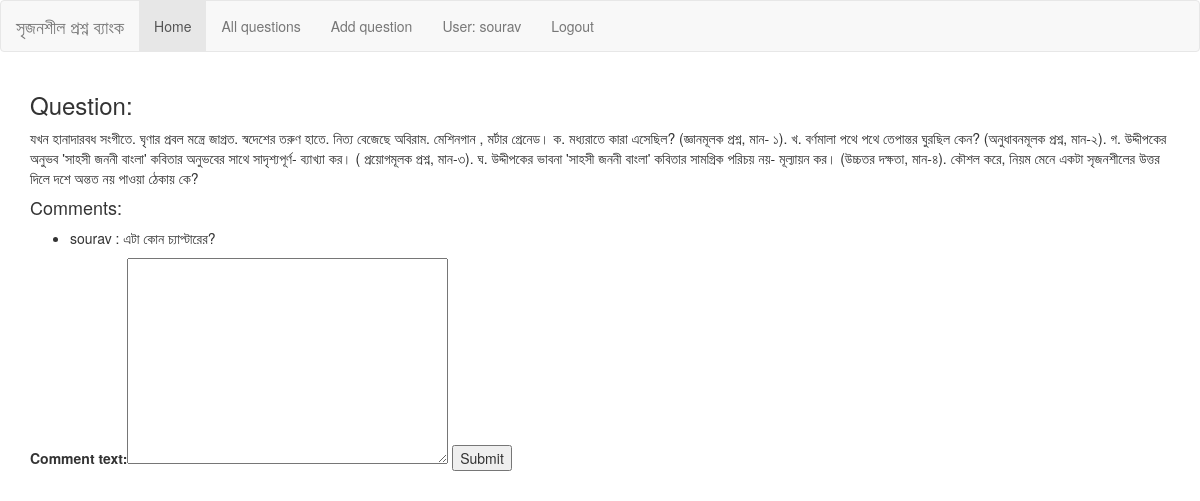
/questions/7/ (signed in), run on the app's committed database.
### add_content/models.py (models this page shows, shortened)
class Question(models.Model):
    question_name = models.TextField(max_length=300, null=True)
    question_text = models.TextField(max_length=3000)
    user = models.ForeignKey(
        settings.AUTH_USER_MODEL,
        on_delete=models.CASCADE,
        null=True,
    )
    pub_date = models.DateTimeField("Date published")
    STATUS_CHOICES = (
        (ACCEPTED, "Accepted"),
        (PENDING, "Pending"),
        (DISCARDED, "Discarded"),
        (OUTDATED, "Outdated"),
        (USED, "Used"),
        (DELETED, "Deleted"),
    )
    status = models.CharField(
        max_length=9,
        choices=STATUS_CHOICES,
        default=PENDING,
        null=True,
    )
    course = models.ForeignKey(
        Course,
        on_delete=models.CASCADE,
        null=True,
    )
    def __str__(self):
        return self.question_text

class Comment(models.Model):
    comment_text = models.TextField(max_length=100)
    question = models.ForeignKey(
        Question,
        on_delete=models.CASCADE,
        null=True,
    )
    user = models.ForeignKey(
        settings.AUTH_USER_MODEL,
        on_delete=models.CASCADE,
        null=True,
    )
    created_date = models.DateTimeField("Date published")

### add_content/views.py (the view)
# urls.py: path('<int:pk>/', views.get_detail_view_with_comment, name='detail'),
@login_required
def get_detail_view_with_comment(request, pk):
    question = get_object_or_404(Question, pk=pk)
    comment_list = Comment.objects.filter(question=question)
    if request.method == "POST":
        form = CommentForm(request.POST)
        if form.is_valid():
            comment_text = form.cleaned_data['comment_text']
            user = request.user
            comment = Comment(
                comment_text=comment_text,
                question=question,
                user=user,
                created_date=timezone.now()
            )
            comment.save()
    else:
        log_table = LogTable(user=request.user,
                             operation="View post " + str(pk),
                             operation_time=timezone.now(),)
        log_table.save()
    new_form = CommentForm()
    return render(request,
                  'add_content/detail.html',
                  {'form': new_form,
                   'question': question,
                   'comment_list': comment_list
                   }
                  )

### add_content/forms.py
class CommentForm(forms.ModelForm):
    class Meta:
        model = Comment
        fields = ('comment_text',)

### add_content/templates/add_content/detail.html (shortened to what this page needs)
{% extends "base_generic.html" %}
{% block content %}
<h3>Question:</h3>
<p>
    {{ question }}
</p>
<h4>Comments:</h4>
{% if comment_list %}
        <ul>
        {% for comment in comment_list %}
            <li>{{ comment.user }} : {{ comment.comment_text }}</li>
        {% endfor %}
        </ul>
    {% endif %}
<form action="." method="post">
    {{ form }}
    <input type="submit" value="Submit" />
</form>
{% endblock %}

### add_content/templates/base_generic.html (shortened to what this page needs)
<!DOCTYPE html>
<html lang="en">
<head>
  <link rel="stylesheet" href="https://maxcdn.bootstrapcdn.com/bootstrap/3.3.7/css/bootstrap.min.css">
  {% load static %}
  <link rel="stylesheet" href="/static/css/styles.css">
</head>
<body>
  {% block navbar %}
  <nav class="navbar navbar-default">
    <div class="container-fluid">
      <div class="navbar-header">
        <a class="navbar-brand" href="#">সৃজনশীল প্রশ্ন ব্যাংক</a>
      </div>
      <ul class="nav navbar-nav">
        <li class="active"><a href="{% url 'questions:index' %}">Home</a></li>
        <li><a href="#">All questions</a></li>
        <li><a href="{% url 'questions:add_question' %}">Add question</a></li>
        {% if user.is_authenticated %}
        <li><a href="{% url 'questions:profile' %}">User: {{ user.get_username }}</a></li>
        <li><a href="{% url 'logout'%}">Logout</a></li>
        {% else %}
        <li><a href="{% url 'login'%}">Login</a></li>
        {% endif %}
      </ul>
    </div>
  </nav>
  {% endblock %}
  <div class="container">
    {% block content %}{% endblock %}
  </div>
</body>
</html>

### data on the page
Question: question_text "যখন হানাদারবধ সংগীতে. ঘৃণার প্রবল মন্ত্রে জাগ্রত. স্বদেশের তরুণ হাতে. নিত্য বেজেছে অবিরাম. মেশিনগান , মর্টার গ্রেনেড। ক. মধ্যরাতে কারা এসেছিল? (জ্ঞানমূলক প্রশ্ন, মান- ১). খ. বর্ণমালা পথে পথে তেপান্তর ঘুরছিল কেন? (অনুধাবনমূলক প্রশ্ন, মান-২). গ. উদ্দীপকের অনুভব 'সাহসী জননী বাংলা' কবিতার অনুভবের সাথে সাদৃশ্যপূর্ণ- ব্যাখ্যা কর। ( প্রয়োগমূলক প্রশ্ন, মান-৩). ঘ. উদ্দীপকের ভাবনা 'সাহসী জননী বাংলা' কবিতার সামগ্রিক পরিচয় নয়- মূল্যায়ন কর। (উচ্চতর দক্ষতা, মান-৪). কৌশল করে, নিয়ম মেনে একটা সৃজনশীলের উত্তর দিলে দশে অন্তত নয় পাওয়া ঠেকায় কে?"
Comment: user "sourav", comment_text "এটা কোন চ্যাপ্টারের?"

### other printed values
{{ user.get_username }} "sourav"
